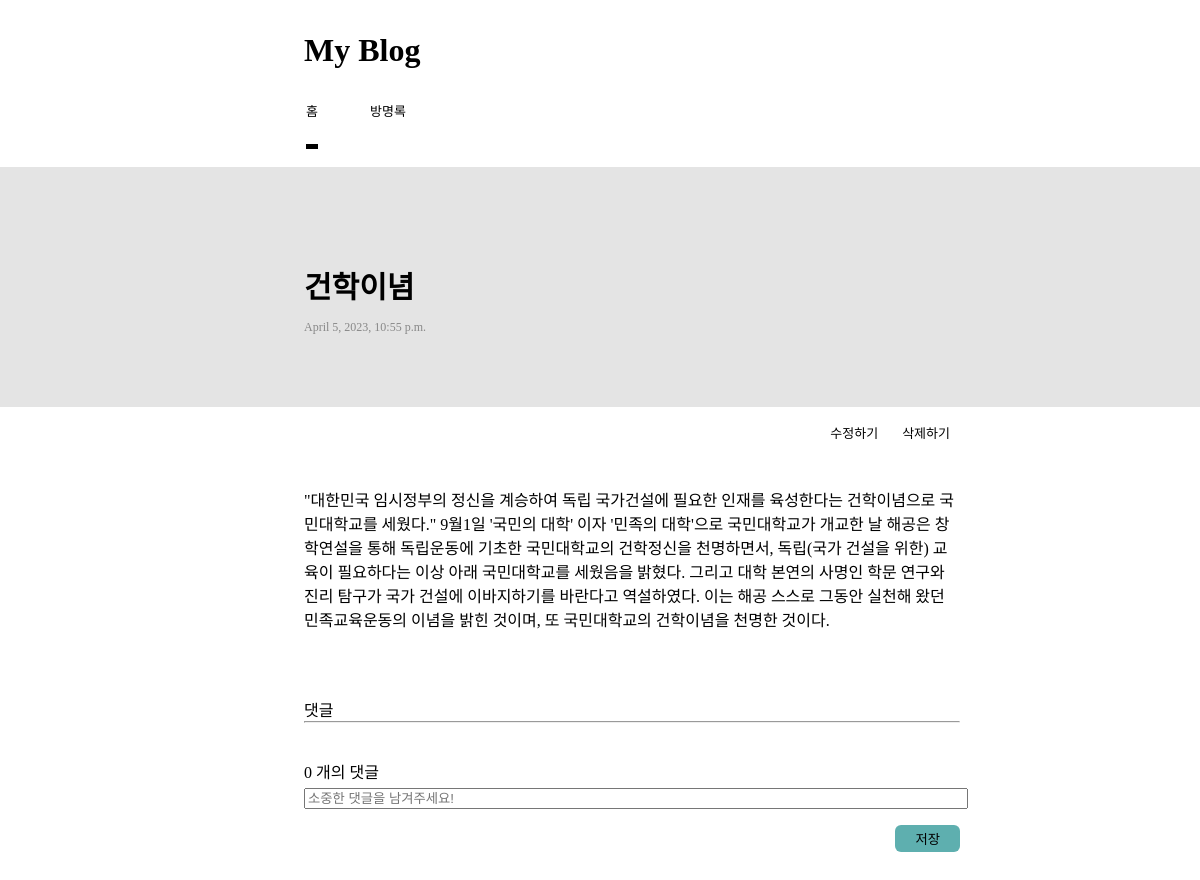
The app's page /blog/4 with its own data.
### blog/models.py (models this page shows, shortened)
class Blog(models.Model):
    title = models.CharField(max_length=100)
    created_at = models.DateTimeField(auto_now_add=True)
    content = models.TextField()

### blog/views.py (the view, shortened to what this page needs)
# urls.py: path('blog/<int:blog_id>',views.detail,name='detail'),
def detail(request,blog_id):
    blog = get_object_or_404(Blog,pk=blog_id)
    comments = Comment.objects.filter(post = blog_id)
    comment_cnt = comments.count()
    return render(request,'detail.html',{'blog':blog, 'comments':comments, "comment_cnt":comment_cnt})

### blog/templates/detail.html (shortened to what this page needs)
{%load static%}
<!DOCTYPE html>
<html lang="en">
<head>
    <link rel="stylesheet" href="{% static 'blog/css/detail.css'%}">
</head>
<body>
    <h1>My Blog</h1>
    <nav class="gnb">
        <ul>
            <li><a href="{%url 'home'%}" class="menu_home">홈</a></li>
            <li><a href="" class="menu_guest"></a>방명록</li>
        </ul>
    </nav>
    <div class="mainback">
        <div class="main">
            <span class="title">
                <h2>{{blog.title}}</h2>
            </span>
            <span class="created">
                <p>{{blog.created_at}}</p>
            </span>
        </div>
    </div>
    <div class="detail">
        <div class="edit_button">
            <a href="{% url 'edit' blog.id %}" class="button">수정하기</a>
            <a href="{% url 'delete' blog.id %}" class="button">삭제하기</a>
        </div>
        <div class="content">
            <p>{{blog.content}}</p>
        </div>
    </div>
    <br>
    <div class="comment_Container">
        댓글
        <hr>
        <br><br>
        <div class="comment_title">
            {{comment_cnt}}
            개의 댓글
        </div>
        <form method="POST" class="comments">
            <input name = "body" type="text" class="comment_body" placeholder="소중한 댓글을 남겨주세요!">
            <input class = "btn" type="submit" value="저장">
        </form>
    </div>
</body>
</html>

### blog/static/blog/css/detail.css (style rules this page uses)
* { margin:0; }
h1 { text-align: left; margin-left: 19rem; margin-top:2rem; margin-bottom: 2rem; }
.gnb { height: 66px; display:block; padding:0 0 0 15rem; }
ul { list-style-type: none; display:inline-block; vertical-align: bottom; height: 66px; }
li { float: left; padding: 0 26px; display: list-item; text-align: -webkit-match-parent; font-size: 13px; height: 40px; }
li > a { text-decoration-line: none; color: black; padding-bottom: 25px; border-bottom: 5px solid #000; }
.mainback { background-color: #33333321; height: 15rem; padding:0 2rem 0 19rem; }
.main { padding:6rem 0 0 0 ; }
.title { font-size: 20px; }
.created { height: 20px; padding-top: 13px; font-size: 12px; display: block; color: #888; }
.edit_button { transition: 0.5s; text-align: right; margin:1rem 15rem 0 0 ; height:4rem; vertical-align:middle; }
.button { text-decoration-line: none; color: black; padding:5px; margin:5px; transition: 0.5s; font-size: 13px; }
.content { padding:0 15rem 3rem 19rem; }
.comment_title { margin-bottom: 5px; }
.comment_Container { padding:0 15rem 3rem 19rem; }
.comment_body { width: 100%; }
.btn { float: right; margin:1rem 0 5rem 0; padding: 4px 20px 4px 20px; background-color:rgba(0, 128, 128, 0.63); border:none; border-radius: 6px; }
.title { margin-bottom: 10px; }

### records on screen
Blog: title "건학이념", created_at "April 5, 2023, 10:55 p.m.", content "\"대한민국 임시정부의 정신을 계승하여 독립 국가건설에 필요한 인재를 육성한다는 건학이념으로 국민대학교를 세웠다.\" 9월1일 '국민의 대학' 이자 '민족의 대학'으로 국민대학교가 개교한 날 해공은 창학연설을 통해 독립운동에 기초한 국민대학교의 건학정신을 천명하면서, 독립(국가 건설을 위한) 교육이 필요하다는 이상 아래 국민대학교를 세웠음을 밝혔다. 그리고 대학 본연의 사명인 학문 연구와 진리 탐구가 국가 건설에 이바지하기를 바란다고 역설하였다. 이는 해공 스스로 그동안 실천해 왔던 민족교육운동의 이념을 밝힌 것이며, 또 국민대학교의 건학이념을 천명한 것이다."

### other values on screen
{{ comment_cnt }} "0"
